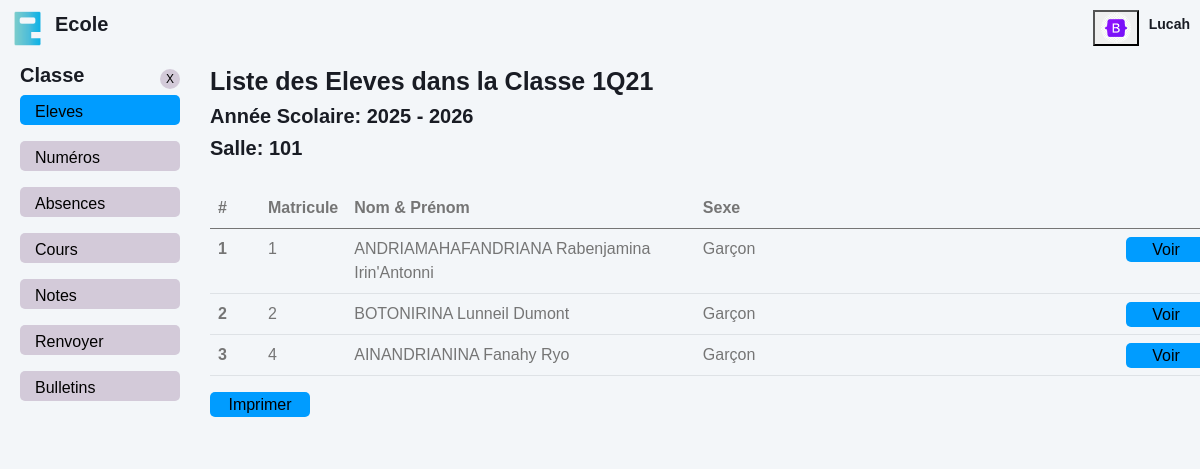
The app's page /classes/eleves.php?id=3 (signed in) with its own data.
### tables this page shows
CREATE TABLE `responsable` (
  `responsable_id` int(10) NOT NULL AUTO_INCREMENT,
  `nom_responsable` varchar(100) NOT NULL,
  `prenom_responsable` varchar(100) NOT NULL,
  `username` varchar(100) NOT NULL,
  `password` varchar(100) DEFAULT NULL,
  `compte` varchar(100) NOT NULL,
  `image` varchar(100) DEFAULT NULL,
  PRIMARY KEY (`responsable_id`),
  UNIQUE KEY `username` (`username`)
);

CREATE TABLE `classes` (
  `classe_id` int(10) NOT NULL AUTO_INCREMENT,
  `nom_classe` varchar(100) NOT NULL,
  `niveau` varchar(50) DEFAULT NULL,
  `annee_debut` year(4) DEFAULT NULL,
  `annee_fin` year(4) DEFAULT NULL,
  `salle` varchar(50) DEFAULT NULL,
  PRIMARY KEY (`classe_id`)
);

CREATE TABLE `eleves` (
  `eleve_id` int(10) NOT NULL AUTO_INCREMENT,
  `numero` int(10) DEFAULT NULL,
  `nom_eleve` varchar(100) DEFAULT NULL,
  `prenom_eleve` varchar(100) DEFAULT NULL,
  `sexe_eleve` varchar(50) DEFAULT NULL,
  `date_naissance` date DEFAULT NULL,
  `lieu_naissance` varchar(50) DEFAULT NULL,
  `status` varchar(50) DEFAULT NULL,
  `adresse` varchar(50) DEFAULT NULL,
  `tel_eleve` varchar(50) DEFAULT NULL,
  `etablissement_orign` varchar(50) DEFAULT NULL,
  `annee_scolaire` varchar(50) DEFAULT NULL,
  `date_inscrit` date DEFAULT NULL,
  `nom_pere` varchar(100) DEFAULT NULL,
  `profession_pere` varchar(50) DEFAULT NULL,
  `tel_pere` varchar(50) DEFAULT NULL,
  `nom_mere` varchar(100) DEFAULT NULL,
  `profession_mere` varchar(50) DEFAULT NULL,
  `tel_mere` varchar(50) DEFAULT NULL,
  `nom_tuteur` varchar(100) DEFAULT NULL,
  `profession_tuteur` varchar(50) DEFAULT NULL,
  `tel_tuteur` varchar(50) DEFAULT NULL,
  `classe_id` int(10) DEFAULT NULL,
  PRIMARY KEY (`eleve_id`),
  KEY `classe_id` (`classe_id`)
);

### classes/eleves.php (the view, shortened to what this page needs)
<?php
    require "../back/database.php";
    $id_classe = isset($_GET['id']) ? (int) $_GET['id'] : 0;
    $sql_compte = "SELECT image FROM responsable WHERE responsable_id = ?";
    $stmt_compte = $pdo->prepare($sql_compte);
    $stmt_compte->execute([$_SESSION['responsable_id']]);
    $comptes = $stmt_compte->fetchAll();
    $sql_classes = "SELECT * FROM classes WHERE classe_id = ? ";
    $stmt_classes = $pdo->prepare($sql_classes);
    $stmt_classes->execute([$id_classe]);
    $classes = $stmt_classes->fetchAll();
    $sql_eleves = "SELECT eleve_id, numero, nom_eleve, prenom_eleve, sexe_eleve FROM eleves WHERE classe_id = ? ORDER BY eleve_id ASC";
    $stmt_eleves = $pdo->prepare($sql_eleves);
    $stmt_eleves->execute([$id_classe]);
    $eleves = $stmt_eleves->fetchAll();
?>
<!DOCTYPE html>
<html lang="en">
<head>
    <link href="../assets/css/bootstrap.min.css" rel="stylesheet">
    <link href="../assets/css/style.css" rel="stylesheet">
</head>
    <body>
        <nav class="navbar navbar-expand sticky-top" style="display: flex; justify-content: space-between; margin: 0; padding: 10px">
        <a  href="./home.php" class="text-primary" style="display: flex; gap: 10px; align-items: center">
            <img src="../assets/img/logo-ecole.png" alt="logo" style="width: 35px">
            <h3 style="font-size: 20px">Ecole</h3>
        </a>
        <div class="menu">
            <?php foreach ( $comptes as $compte ): ?>
                <button class="btn-menu" id="menu">
                    <?php if (!empty($compte['image'])): ?>
                        <img src="../assets/img/<?= $compte['image'] ?>" alt="Image" width="25">
                    <?php else: ?>
                        M
                    <?php endif; ?>
                </button>
            <?php endforeach; ?>
            <div class="menu-name">
                <h4><?= $_SESSION['username'] ?></h4>
            </div>
        </div>
        </nav>
        <div class="container-xxl position-relative d-flex p-0" style="margin-top: 100px;">
            <div class="sidebar" style="width: 200px; padding: 0 20px;">
            <nav class="navbar bg-light">
                <div class="navbar-nav w-100" style="margin-top: 25px">
                    <div class="nav-top">
                        <div class="nav-l">
                            <h3>Classe</h3>
                        </div>
                        <div class="nav-r">
                            <a class="df-jc-ac" href="./">X</a>
                        </div>
                    </div>
                    <ul>
                        <li>
                            <a href="./eleves.php?id=<?php echo $id_classe ?>" class="nav-link active">Eleves</a>
                        </li>
                        <?php if ($_SESSION['compte'] == "Surveillant"):  ?>
                            <li>
                                <a href="./numbers.php?id=<?php echo $id_classe ?>" class="nav-link">Numéros</a>
                            </li>
                        <?php endif; ?>
                        <li>
                            <a href="./absences.php?id=<?php echo $id_classe ?>" class="nav-link">Absences</a>
                        </li>
                        <li>
                            <a href="./cours.php?id=<?php echo $id_classe ?>" class="nav-link">Cours</a>
                        </li>
                        <li>
                            <a href="./notes.html" class="nav-link">Notes</a>
                        </li>
                        <li>
                            <a href="./renvoyer.php?id=<?php echo $id_classe ?>" class="nav-link">Renvoyer</a>
                        </li>
                        <li><a href="index.php" class="nav-link">Bulletins</a></li>
                    </ul>
                </div>
            </nav>
            </div>
            <div class="col-right">
            <?php if (count($classes) > 0):  ?>
                <div class="tp">
                    <div class="col-classe-l">
                        <?php foreach ( $classes as $classe ): ?>
                            <h1>Liste des Eleves dans la Classe <?php echo $classe['nom_classe'] ?></h1>
                            <h3>Année Scolaire: <?php echo $classe['annee_debut'] ?> - <?php echo $classe['annee_fin'] ?> </h3>
                            <h3>Salle: <?php echo $classe['salle'] ?></h3>
                        <?php endforeach; ?>
                    </div>
                </div>
                <div class="bd">
                    <?php if (count($eleves) > 0):  ?>
                        <table class="table table-hover">
                            <thead>
                                <tr>
                                    <th class="col">#</th>
                                    <th class="col">Matricule</th>
                                    <th class="col">Nom & Prénom</th>
                                    <th class="col">Sexe</th>
                                    <th class="col"></th>
                                </tr>
                            </thead>
                            <tbody>
                                <?php foreach ( $eleves as $eleve ): ?>
                                    <tr>
                                        <th scope="row">
                                            <?php echo $eleve['numero'] ?>
                                        </th>
                                        <td>
                                            <?php echo $eleve['eleve_id'] ?>
                                        </td>
                                        <td>
                                            <?php echo $eleve['nom_eleve'] ?>
                                            <?php echo $eleve['prenom_eleve'] ?>
                                        </td>
                                        <td>
                                            <?php echo $eleve['sexe_eleve'] ?>
                                        </td>
                                        <td>
                                            <a href="#" class="btn detail">Voir</a>
                                        </td>
                                    </tr>
                                <?php endforeach; ?>
                            </tbody>
                        </table>
                    <?php else: ?>
                        <h5>Aucun élève trouvé</h5>
                    <?php endif; ?>
                </div>
                            <div class="bt">
                    <a href="./printclasse.php?id=<?php echo $id_classe ?>" class="btn btn-print">Imprimer</a>
                </div>
            <?php else: ?>
                <h5>Aucun classe trouvé</h5>
            <?php endif; ?>
            </div>
        </div>
    </body>
</html>

### assets/css/style.css (style rules this page uses)
:root { --primary: #009CFF; --light: #F3F6F9; --dark: #191C24; }
.df-jc-ac { display: flex; justify-content: center; align-items: center; }
.btn { transition: .5s; }
.sidebar { position: fixed; top: 30px; left: 0; bottom: 0; width: 200px; height: 100vh; overflow-y: auto; transition: 0.5s; z-index: 999; padding: 0 20px; }
@media (min-width: 992px) { .sidebar { margin-left: 0; } }
.navbar .nav-top { display: flex; justify-content: space-between; align-items: center; }
.navbar .nav-top .nav-l h3 { font-size: 20px; font-weight: bold; }
.navbar .nav-top .nav-r a { width: 20px; height: 20px; background: #d3cad9; border-radius: 50%; color: #000; text-decoration: none; font-size: 12px; }
.navbar.navbar-expand .menu { display: flex; align-items: center; gap: 10px; }
.navbar.navbar-expand .menu button.btn-menu img { width: 30px; height: 30px; border-radius: 50%; }
.navbar.navbar-expand .menu .menu-name { height: 25px; display: flex; }
.navbar.navbar-expand .menu .menu-name h4 { font-size: 14px; }
.sidebar .navbar-nav ul { list-style: none; padding-left: 0; }
.sidebar .navbar-nav .nav-link { height: 30px; padding: 5px 15px; color: #000; font-weight: 500; outline: none; background: #d3cad9; margin-bottom: 1rem; border-radius: 5px; }
.sidebar .navbar-nav .nav-link:hover, .sidebar .navbar-nav .nav-link.active { background: #009CFF; }
.col-right { position: relative; width: 83%; top: -90px; left: 210px; }
.tp { display: flex; justify-content: space-between; }
.bd { margin-top: 20px; }
.col-classe-l h1 { font-size: 25px; }
.col-classe-l h3 { font-size: 20px; }
.bd table tbody tr td a.detail, .bt a.btn-print { width: 80px; height: 25px; position: absolute; right: 0; background: #009CFF; color: #000; text-decoration: none; display: flex; justify-content: center; align-items: center; }
.bt a.btn-print, .bt button.btn-print { position: relative; width: 100px; }

### classes/eleves.php (style rules this page uses)
table th:nth-child(1), table td:nth-child(1) { width: 50px; }
table th:nth-child(2), table td:nth-child(2) { width: 1%; }
table th:nth-child(3), table td:nth-child(3) { width: 35%; }

### records on screen
responsable: image (picture)
classes: nom_classe "1Q21", annee_debut "2025", annee_fin "2026", salle "101"
eleves: numero "1", eleve_id "1", nom_eleve "ANDRIAMAHAFANDRIANA", prenom_eleve "Rabenjamina Irin'Antonni", sexe_eleve "Garçon"
eleves: numero "2", eleve_id "2", nom_eleve "BOTONIRINA", prenom_eleve "Lunneil Dumont", sexe_eleve "Garçon"
eleves: numero "3", eleve_id "4", nom_eleve "AINANDRIANINA", prenom_eleve "Fanahy Ryo", sexe_eleve "Garçon"

### other values on screen
$_SESSION['username'] "Lucah"
